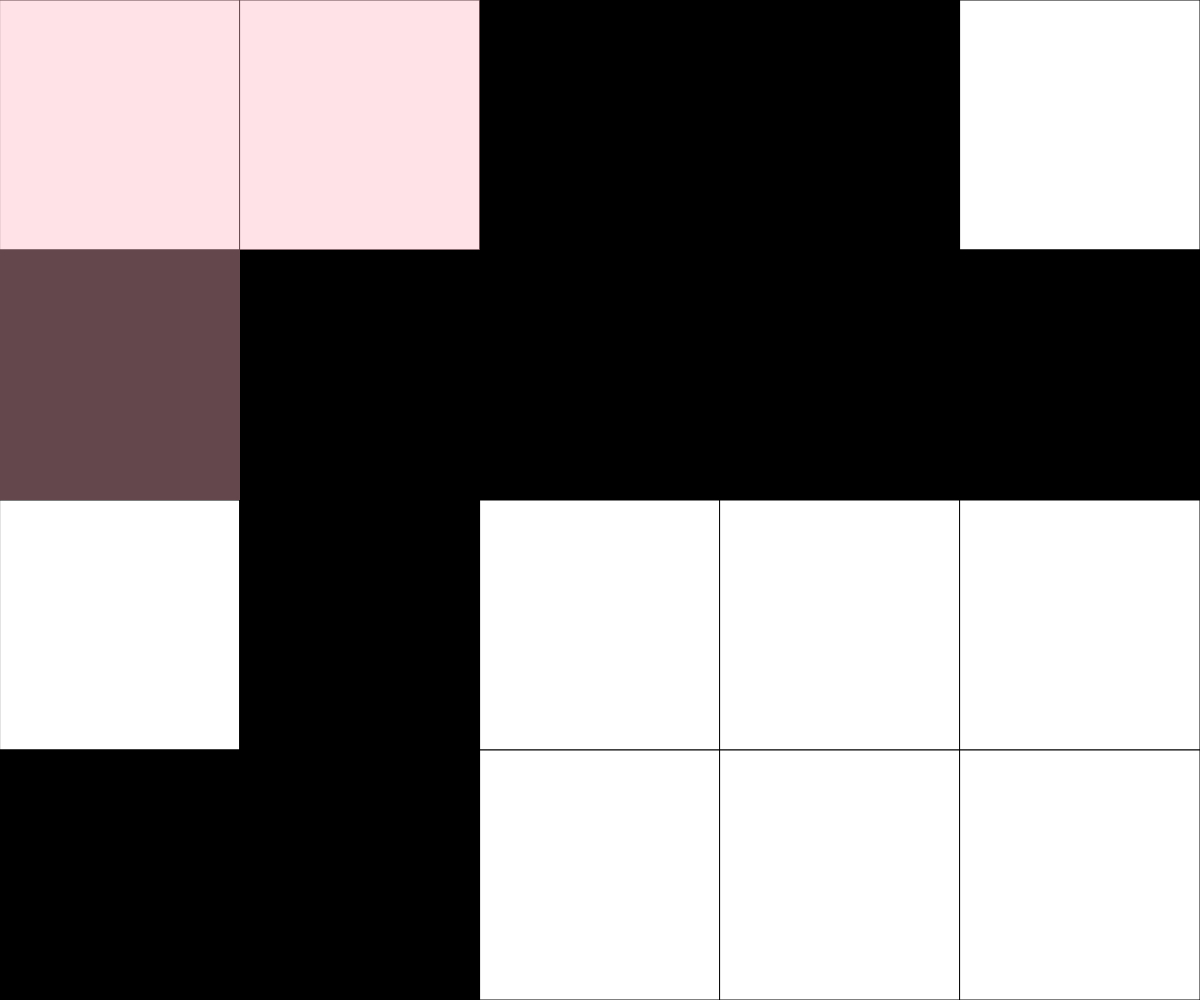
Frame 1 (no input)
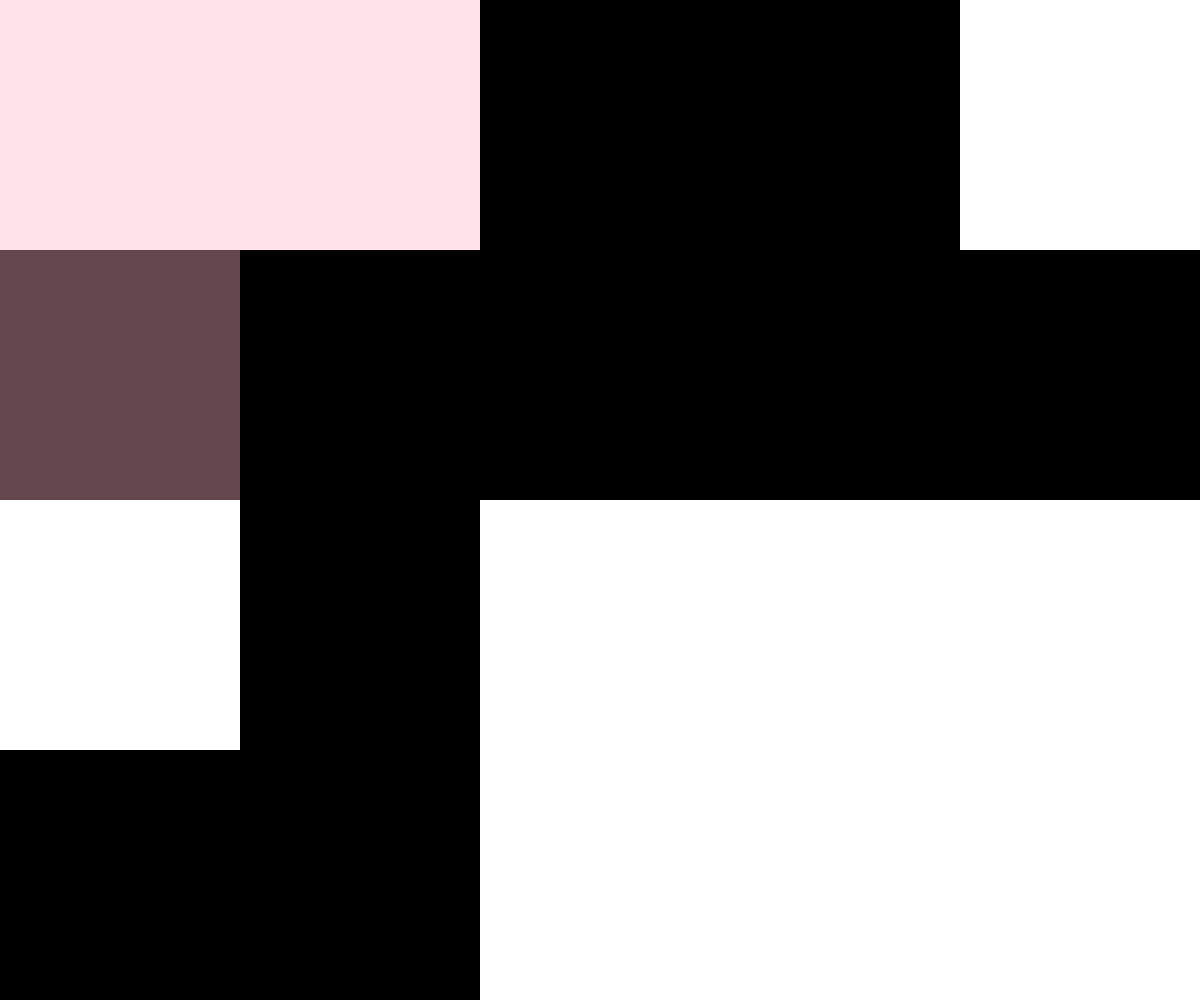
Frame 60 (no input)
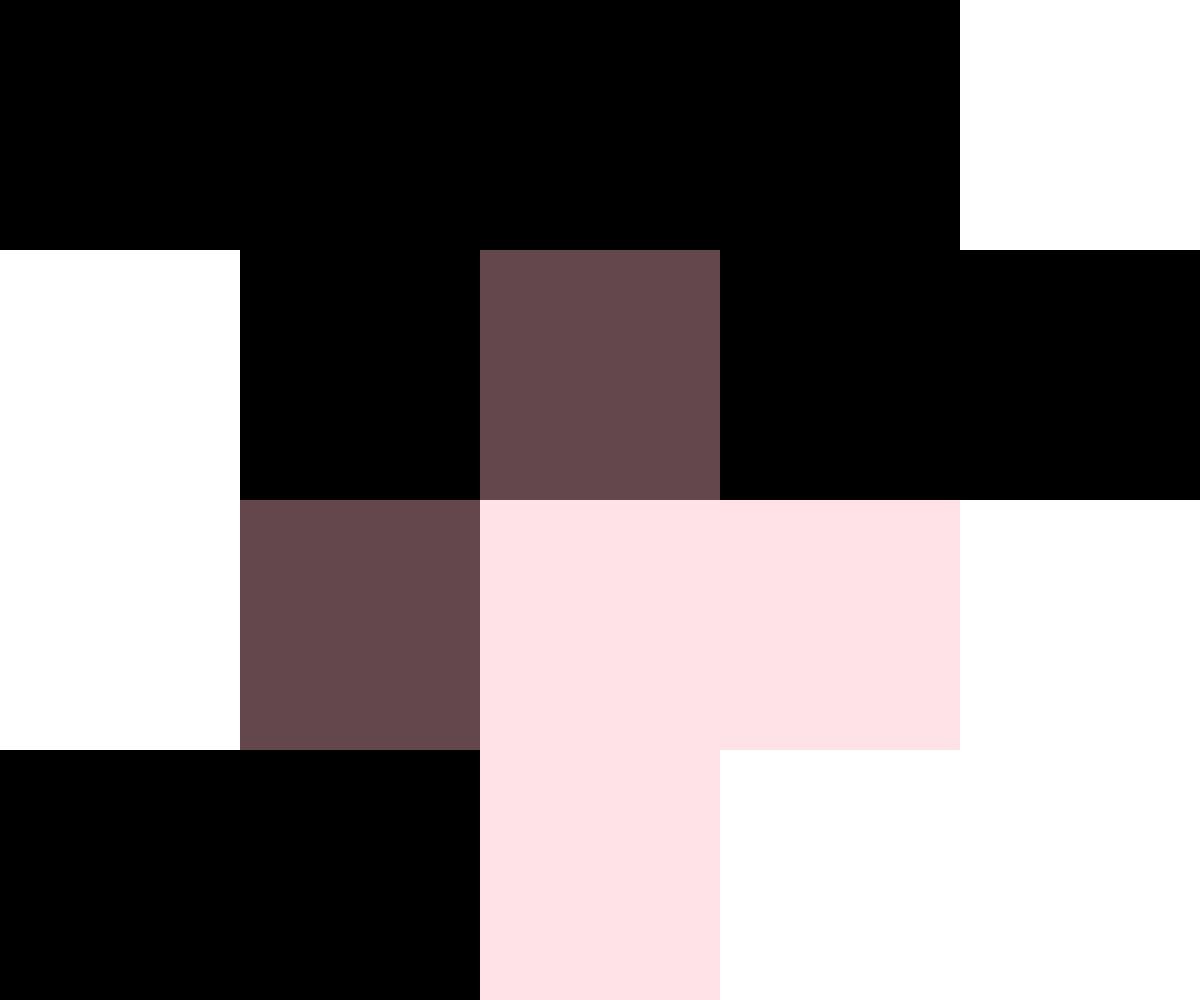
Frame 120 (the mouse pressed at the canvas centre since frame 60)

The p5.js sketch that drew these frames (run headless with seeded random() and noise() and a simulated clock; from frame 60 on, the mouse is pressed at the canvas centre):

// p5.js sketch
// ── sketch.js
// Puzzle Game
// Maheen Shahid
// April 8, 2025        

let NUM_ROWS = 4;
let NUM_COLS = 5;
let rectWidth, rectHeight;
let currentRow, currentCol;
let pattern = "cross";
let gridData = [
  [0,   0,   0,   0, 0],
  [0,   0,   0,   0, 0],
  [0,   255, 0,   0, 0],
  [255, 255, 255, 0, 0]];



function setup() {
  createCanvas(windowWidth, windowHeight);
  rectWidth = width/NUM_COLS;
  rectHeight = height/NUM_ROWS;
  randomStart();
}

function draw() {
  background(220);
  currentSquare();   
  drawGrid(); 
  winner();
  drawOverlay();
}



function mousePressed(){
  // cross-shaped pattern flips on a mouseclick.
  // Boundary conditions are checked within the flip function to ensure
  // in-bounds access for array
  if(keyIsDown(SHIFT)){
    flip(currentCol, currentRow);
  }
  else{
  if(pattern === "cross"){
    flip(currentCol, currentRow);
    flip(currentCol-1, currentRow);
    flip(currentCol+1, currentRow);
    flip(currentCol, currentRow-1);
    flip(currentCol, currentRow+1);
    }
  else if(pattern === "square"){
    flip(currentCol, currentRow);
    flip(currentCol + 1, currentRow);
    flip(currentCol, currentRow + 1);
    flip(currentCol + 1, currentRow + 1);
  }
  }
}

function flip(col, row){
  // given a column and row for the 2D array, flip its value from 0 to 255 or 255 to 0
  // conditions ensure that the col and row given are valid and exist for the array.
  // If not, no operations take place.
  if (col >= 0 && col < NUM_COLS ){
    if (row >= 0 && row < NUM_ROWS){
      if (gridData[row][col] === 0) gridData[row][col] = 255;
      else gridData[row][col] = 0;
    }
  }
}

function currentSquare(){
  // Determine where the mouse currently is
  currentRow = int(mouseY / rectHeight);
  currentCol = int(mouseX / rectWidth);
}

function drawGrid(){
  // Render a grid of squares - fill color set according to data stored in the 2D array
  for (let x = 0; x < NUM_COLS ; x++){
    for (let y = 0; y < NUM_ROWS; y++){
      fill(gridData[y][x]); 
      rect(x*rectWidth, y*rectHeight, rectWidth, rectHeight);
    }
  }
}

function winner(){
  // Check if all elements are 0 or 255
  // display "You Win"
  let firstValue = gridData[0][0]; //compare all other numbers to this
  let allSame = true;
  for(let x = 0; x < NUM_COLS; x++){
    for(let y = 0; y < NUM_ROWS; y++){
      if(gridData[y][x] !== firstValue){
        allSame = false;
        break;
      }
    }
  }
  if(allSame){ // Completed puzzle
    fill(255, 105, 180);
    textSize(64);
    textAlign(CENTER, CENTER);
    textStyle(BOLD);
    text("You Win!", width / 2, height / 2);  
  }
}

function randomStart(){
  //Display a random pattern each reset
  for(let x = 0; x < NUM_COLS; x++){
    for(let y = 0; y < NUM_ROWS; y++){
      let randomValue = random(255);
      if(randomValue > 127){
        gridData[y][x] = 255;
      }
      else{
        gridData[y][x] = 0;
      }
    }
  }
}

function drawOverlay(){
  //Will show pink highlight of where the tiles would flip
  //Both patterns
  noStroke();
  fill(255, 182, 193, 100);

  if(keyIsDown(SHIFT)){ //Cheater function being used
    drawHighlight(currentCol, currentRow);
  }

  else{
    if(pattern === "cross"){
      drawHighlight(currentCol, currentRow);
      drawHighlight(currentCol-1, currentRow);
      drawHighlight(currentCol+1, currentRow);
      drawHighlight(currentCol, currentRow-1);
      drawHighlight(currentCol, currentRow+1);
    }
    else if(pattern === "square"){
      drawHighlight(currentCol, currentRow);
      drawHighlight(currentCol + 1, currentRow);
      drawHighlight(currentCol, currentRow + 1);
      drawHighlight(currentCol + 1, currentRow + 1);
  }
}
}



function drawHighlight(col, row){
  //draw highlighted rectangle
  //within the boundaries
  if(col >= 0 && col < NUM_COLS &&row >=0 && row < NUM_ROWS){ //In the boundaries
    rect(col * rectWidth, row * rectHeight, rectWidth, rectHeight);
  }
}

function keyPressed(){
  // Spacebar -> changes pattern
  if(keyCode === 32){
    if(pattern === "cross"){
      pattern = "square";
    }
    else{
      pattern = "cross"
    }
  }
}
